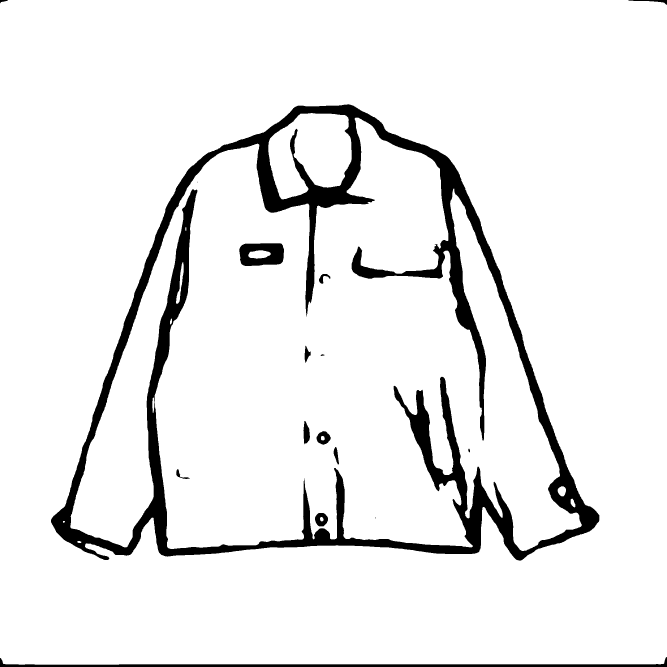
#> input picture test/sketch2.png, 2000 x 2000 px (shown at 1/3 size)
$ python rank_generation_params.py --root ../test --texture_path ../test/sketch2.png
#> lines starting #> are read from the running program, lines starting #| are printed output that depends on the picture; after the words box and inside, x2 and y2 are one past the last pixel; in counts of white or black regions, pixels touching at a corner belong together
#!/usr/bin/env python3
import argparse
import csv
import json
from pathlib import Path

import numpy as np
from PIL import Image, ImageFilter

try:
    import cv2
except ImportError as exc:
    raise SystemExit("This script requires opencv-python or opencv-python-headless.") from exc


def open_rgb(path):
    return Image.open(path).convert("RGB")


def image_to_np(img):
    return np.asarray(img.convert("RGB"), dtype=np.uint8)


def extract_panel(img, mode):
    if mode == "full":
        return img
    if mode == "right" or (mode == "auto" and img.width >= img.height * 2.0):
        panel_w = img.width // 3
        return img.crop((panel_w * 2, 0, img.width, img.height))
    return img


def load_generated(path, panel_mode):
    return extract_panel(open_rgb(path), panel_mode)


def load_mask(path, size, panel_mode):
    if path is None:
        return None
    mask = Image.open(path).convert("L")
    mask = extract_panel(mask, panel_mode) if mask.width >= mask.height * 2.0 else mask
    mask = mask.resize(size, Image.NEAREST)
    return np.asarray(mask, dtype=np.uint8) > 127


def auto_foreground_mask(img):
    arr = image_to_np(img)
    hsv = cv2.cvtColor(arr, cv2.COLOR_RGB2HSV).astype(np.float32)
    sat = hsv[..., 1] / 255.0
    val = hsv[..., 2] / 255.0
    # Works for product photos with pale white/gray backgrounds.
    mask = (sat > 0.10) | (val < 0.88)
    mask = mask.astype(np.uint8) * 255
    kernel = np.ones((7, 7), np.uint8)
    mask = cv2.morphologyEx(mask, cv2.MORPH_OPEN, kernel)
    mask = cv2.morphologyEx(mask, cv2.MORPH_CLOSE, kernel)
    return mask > 127


def resize_np_mask(mask, size):
    if mask is None:
        return None
    out = Image.fromarray((mask.astype(np.uint8) * 255), mode="L").resize(size, Image.NEAREST)
    return np.asarray(out, dtype=np.uint8) > 127


def masked_pixels(arr, mask):
    if mask is None or not mask.any():
        return arr.reshape(-1, 3)
    return arr[mask]


def lab_mean_std(img, mask=None):
    arr = image_to_np(img)
    lab = cv2.cvtColor(arr, cv2.COLOR_RGB2LAB).astype(np.float32)
    px = masked_pixels(lab, mask)
    return px.mean(axis=0), px.std(axis=0)


def color_delta(img_a, mask_a, img_b, mask_b):
    mean_a, std_a = lab_mean_std(img_a, mask_a)
    mean_b, std_b = lab_mean_std(img_b, mask_b)
    mean_delta = float(np.linalg.norm(mean_a - mean_b))
    std_delta = float(np.linalg.norm(std_a - std_b))
    return mean_delta, std_delta


def hsv_hist(img, mask=None, bins=(24, 16, 16)):
    arr = image_to_np(img)
    hsv = cv2.cvtColor(arr, cv2.COLOR_RGB2HSV)
    if mask is not None and mask.any():
        px = hsv[mask]
    else:
        px = hsv.reshape(-1, 3)
    hist, _ = np.histogramdd(
        px.astype(np.float32),
        bins=bins,
        range=((0, 180), (0, 256), (0, 256)),
    )
    hist = hist.astype(np.float32).ravel()
    hist /= max(float(hist.sum()), 1.0)
    return hist


def hist_l1(img_a, mask_a, img_b, mask_b):
    return float(np.abs(hsv_hist(img_a, mask_a) - hsv_hist(img_b, mask_b)).sum())


def leak_metrics(gen_img, mask):
    arr = image_to_np(gen_img)
    hsv = cv2.cvtColor(arr, cv2.COLOR_RGB2HSV).astype(np.float32)
    if mask is None or not mask.any():
        return 0.0, 0.0

    mask_img = Image.fromarray((mask.astype(np.uint8) * 255), mode="L")
    dilated = np.asarray(mask_img.filter(ImageFilter.MaxFilter(13)), dtype=np.uint8) > 127
    outside = ~dilated
    if outside.sum() < 16:
        return 0.0, 0.0

    outside_hsv = hsv[outside]
    sat = outside_hsv[:, 1] / 255.0
    val = outside_hsv[:, 2] / 255.0
    colored_frac = float(((sat > 0.16) & (val < 0.96)).mean())
    mean_sat = float(sat.mean())
    return colored_frac, mean_sat


def find_cases(root, image_name):
    root = Path(root)
    return sorted(root.rglob(image_name))


def paired_mask_path(image_path):
    candidate = image_path.with_name(f"{image_path.stem}_mask{image_path.suffix}")
    return candidate if candidate.exists() else None


def score_row(row, has_target):
    if has_target:
        return (
            0.35 * row["target_lab_mean_delta"]
            + 0.12 * row["target_lab_std_delta"]
            + 12.0 * row["texture_hist_l1"]
            + 90.0 * row["leak_colored_frac"]
            + 35.0 * row["leak_mean_saturation"]
        )
    return (
        0.45 * row["texture_lab_mean_delta"]
        + 0.15 * row["texture_lab_std_delta"]
        + 18.0 * row["texture_hist_l1"]
        + 90.0 * row["leak_colored_frac"]
        + 35.0 * row["leak_mean_saturation"]
    )


def evaluate_case(image_path, args, texture_img, target_img=None, target_mask=None):
    gen_img = load_generated(image_path, args.panel)
    mask_path = args.mask_path or paired_mask_path(image_path)
    gen_mask = load_mask(mask_path, gen_img.size, args.panel)

    texture_resized = texture_img.resize(gen_img.size, Image.BICUBIC)
    texture_mean, texture_std = color_delta(gen_img, gen_mask, texture_resized, None)
    texture_hist = hist_l1(gen_img, gen_mask, texture_resized, None)
    leak_frac, leak_sat = leak_metrics(gen_img, gen_mask)

    row = {
        "case": str(image_path.parent),
        "image": str(image_path),
        "mask": str(mask_path) if mask_path else "",
        "texture_lab_mean_delta": texture_mean,
        "texture_lab_std_delta": texture_std,
        "texture_hist_l1": texture_hist,
        "leak_colored_frac": leak_frac,
        "leak_mean_saturation": leak_sat,
    }

    if target_img is not None:
        target_resized = target_img.resize(gen_img.size, Image.BICUBIC)
        target_mask_resized = resize_np_mask(target_mask, gen_img.size)
        target_mean, target_std = color_delta(gen_img, gen_mask, target_resized, target_mask_resized)
        target_hist = hist_l1(gen_img, gen_mask, target_resized, target_mask_resized)
        row.update(
            {
                "target_lab_mean_delta": target_mean,
                "target_lab_std_delta": target_std,
                "target_hist_l1": target_hist,
            }
        )

    row["score_lower_is_better"] = score_row(row, target_img is not None)
    return row


def main():
    parser = argparse.ArgumentParser(
        description="Rank generated garment parameter sets by color match, texture match, and leakage."
    )
    parser.add_argument("--root", required=True, help="Directory containing generated result folders.")
    parser.add_argument("--image_name", default="sketch2.png")
    parser.add_argument("--texture_path", required=True, help="Reference texture image.")
    parser.add_argument("--target_path", default=None, help="Original product image, optional but recommended.")
    parser.add_argument("--target_mask_path", default=None, help="Optional foreground mask for target_path.")
    parser.add_argument("--mask_path", default=None, help="Use one mask for every generated image.")
    parser.add_argument("--panel", default="auto", choices=["auto", "right", "full"])
    parser.add_argument("--out_csv", default=None)
    parser.add_argument("--out_json", default=None)
    args = parser.parse_args()

    texture_img = open_rgb(args.texture_path)
#> in open_rgb, `return Image.open(path).convert("RGB")`: returned value: PIL image 2000x2000 RGB; 92.5% white; 16 black regions (2 under 20 px), largest, box (x1, y1, x2, y2) and area: (153, 313, 1798, 1682) 273073, (0, 1971, 2000, 2000) 13999, (718, 730, 852, 798) 7023
    target_img = open_rgb(args.target_path) if args.target_path else None
    target_mask = None
    if target_img is not None:
        if args.target_mask_path:
            target_mask_img = Image.open(args.target_mask_path).convert("L")
            target_mask = np.asarray(target_mask_img, dtype=np.uint8) > 127
        else:
            target_mask = auto_foreground_mask(target_img)

    cases = find_cases(args.root, args.image_name)
    if not cases:
        raise SystemExit(f"No images named {args.image_name!r} found under {args.root!r}.")

    rows = [evaluate_case(path, args, texture_img, target_img, target_mask) for path in cases]
#> in lab_mean_std, `lab = cv2.cvtColor(arr, cv2.COLOR_RGB2LAB).astype(np.float32)`:
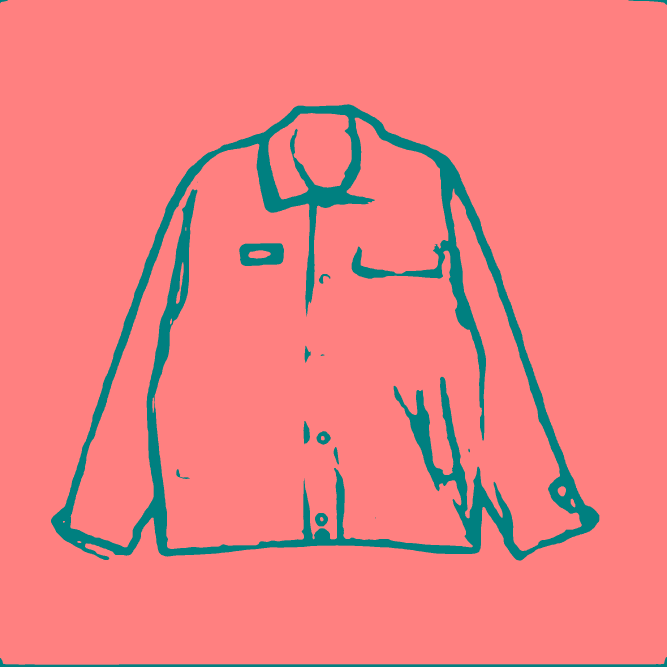
#> lab: shape (2000, 2000, 3) float32 (shown at 1/3 size); mean R, G, B 236.8, 128, 128
#> in color_delta, `mean_a, std_a = lab_mean_std(img_a, mask_a)`: mean_a = [236.8, 128, 128]; std_a = [66.35, 0, 0]
#> in color_delta, `mean_b, std_b = lab_mean_std(img_b, mask_b)`: mean_b = [236.8, 128, 128]; std_b = [66.35, 0, 0]
#> in color_delta, `mean_delta = float(np.linalg.norm(mean_a - mean_b))`: mean_delta = 0
#> in hsv_hist, `hsv = cv2.cvtColor(arr, cv2.COLOR_RGB2HSV)`: hsv: shape (2000, 2000, 3); mean H, S, V 0, 0, 235.9
#> in hsv_hist, `hist = hist.astype(np.float32).ravel()`: hist = 6144 values, max 3700417 at index 15, min 0 at index 1, mean 651
#> in hsv_hist, `hist /= max(float(hist.sum()), 1.0)`: hist = 6144 values, max 0.925 at index 15, min 0 at index 1, mean 0.000163
#> in evaluate_case, `texture_hist = hist_l1(gen_img, gen_mask, texture_resized, None)`: texture_hist = 0
#> in leak_metrics, `hsv = cv2.cvtColor(arr, cv2.COLOR_RGB2HSV).astype(np.float32)`:
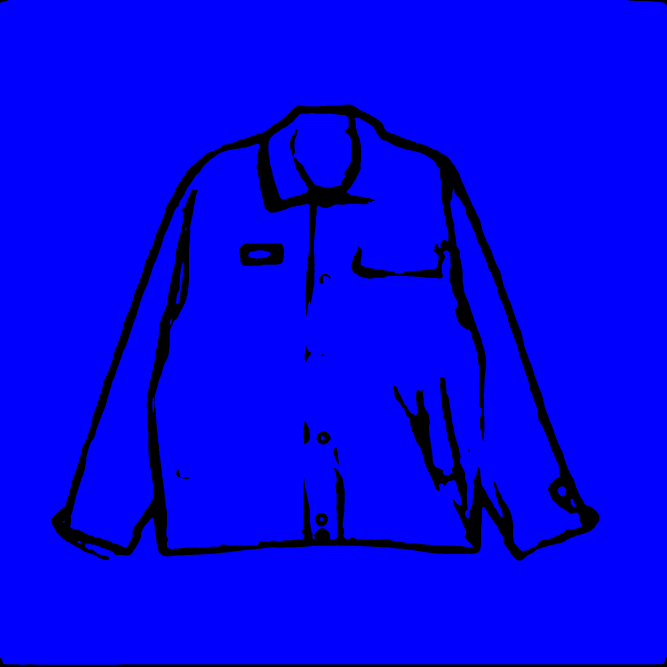
#> hsv: shape (2000, 2000, 3) float32 (shown at 1/3 size); mean R, G, B 0, 0, 236.8
#> in evaluate_case, `row = { "case": str(image_path.parent), "image": str(image_path), "mas..`: row = {'case': '../test', 'image': '../test/sketch2.png', 'mask': '', 'texture_lab_mean_delta': 0, 'texture_lab_std_delta': 0, 'texture_hist_l1': 0, 'leak_colored_frac': 0, 'leak_mean_saturation': 0}
#> rows = 1 item
    rows.sort(key=lambda r: r["score_lower_is_better"])

    fieldnames = list(rows[0].keys())
#> fieldnames = ['case', 'image', 'mask', 'texture_lab_mean_delta', 'texture_lab_std_delta', 'texture_hist_l1', 'leak_colored_frac', 'leak_mean_saturation', 'score_lower_is_better']
    print("\nRanked results, lower score is better:\n")
    print(
        f"{'rank':>4}  {'score':>9}  {'target_dE':>9}  {'tex_dE':>8}  "
        f"{'tex_hist':>8}  {'leak%':>7}  case"
    )
    for idx, row in enumerate(rows, start=1):
        target_de = row.get("target_lab_mean_delta", float("nan"))
        print(
            f"{idx:>4}  {row['score_lower_is_better']:>9.3f}  "
            f"{target_de:>9.3f}  {row['texture_lab_mean_delta']:>8.3f}  "
            f"{row['texture_hist_l1']:>8.3f}  {row['leak_colored_frac'] * 100:>6.2f}%  "
            f"{row['case']}"
        )
#> this loop made 1 pass
#> (idx, target_de) on pass 1: (1, nan)
#|    1      0.000        nan     0.000     0.000    0.00%  ../test

    if args.out_csv:
        with open(args.out_csv, "w", newline="", encoding="utf-8") as f:
            writer = csv.DictWriter(f, fieldnames=fieldnames)
            writer.writeheader()
            writer.writerows(rows)
    if args.out_json:
        with open(args.out_json, "w", encoding="utf-8") as f:
            json.dump(rows, f, indent=2, ensure_ascii=False)


if __name__ == "__main__":
    main()

$ run again, with test/sketch4.png copied over test/sketch2.png
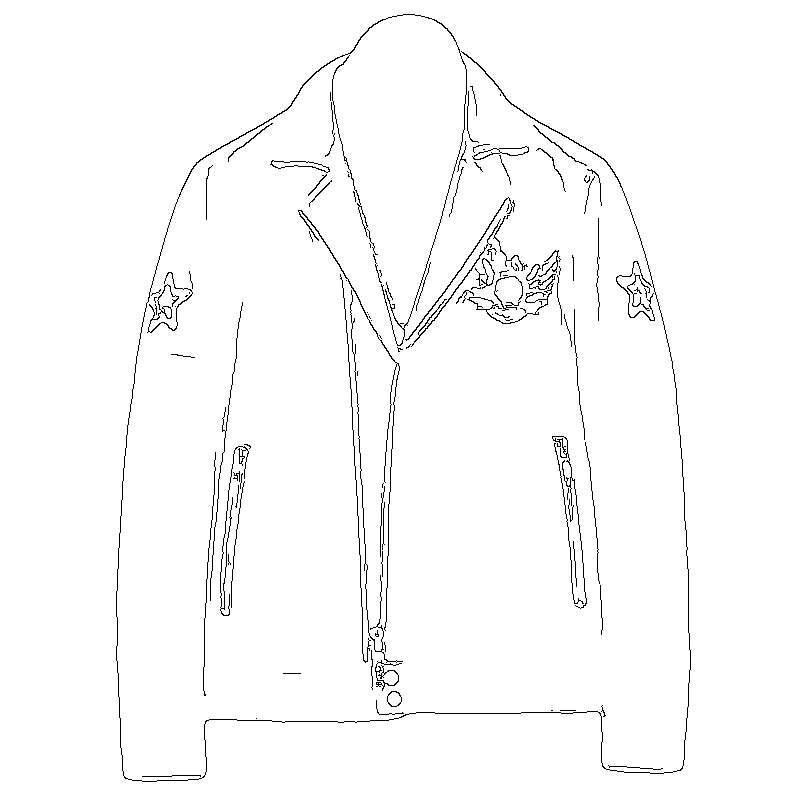
#> input picture test/sketch4.png, 800 x 800 px
#> in lab_mean_std, `lab = cv2.cvtColor(arr, cv2.COLOR_RGB2LAB).astype(np.float32)`:
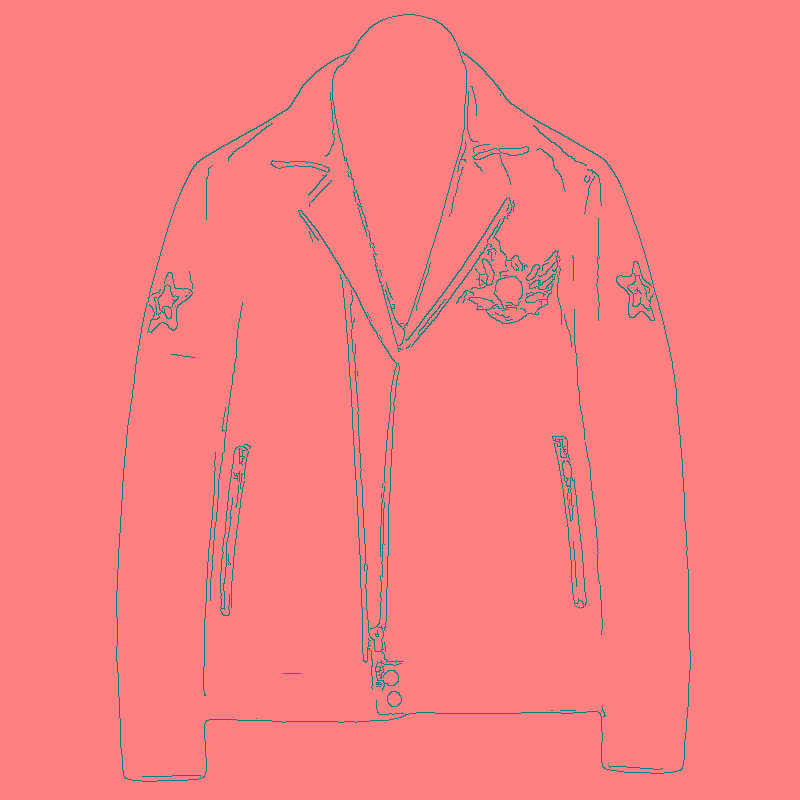
#> lab: shape (800, 800, 3) float32; mean R, G, B 251.2, 128, 128
#> mean_a = [251.2, 128, 128]; std_a = [34.05, 0, 0]
#> mean_b = [251.2, 128, 128]; std_b = [34.05, 0, 0]
#> mean_delta = 0
#> in hsv_hist, `hist = hist.astype(np.float32).ravel()`: hist = 6144 values, max 628298 at index 15, min 0 at index 1, mean 104.2
#> in hsv_hist, `hist /= max(float(hist.sum()), 1.0)`: hist = 6144 values, max 0.982 at index 15, min 0 at index 1, mean 0.000163
#> texture_hist = 0
#> in leak_metrics, `hsv = cv2.cvtColor(arr, cv2.COLOR_RGB2HSV).astype(np.float32)`:
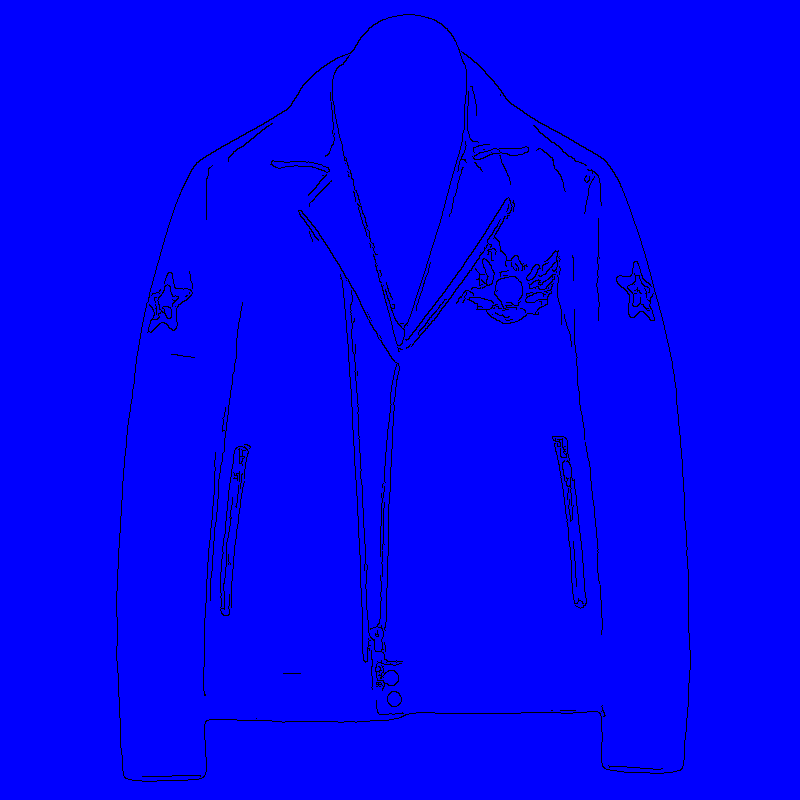
#> hsv: shape (800, 800, 3) float32; mean R, G, B 0, 0, 251.2
#> row = {'case': '../test', 'image': '../test/sketch2.png', 'mask': '', 'texture_lab_mean_delta': 0, 'texture_lab_std_delta': 0, 'texture_hist_l1': 0, 'leak_colored_frac': 0, 'leak_mean_saturation': 0}
#> rows = 1 item
#> fieldnames = ['case', 'image', 'mask', 'texture_lab_mean_delta', 'texture_lab_std_delta', 'texture_hist_l1', 'leak_colored_frac', 'leak_mean_saturation', 'score_lower_is_better']
#> the loop in main, `for idx, row in enumerate(rows, start=1):` made 1 pass
#> (idx, target_de) on pass 1: (1, nan)
#> (printed output is left out)
